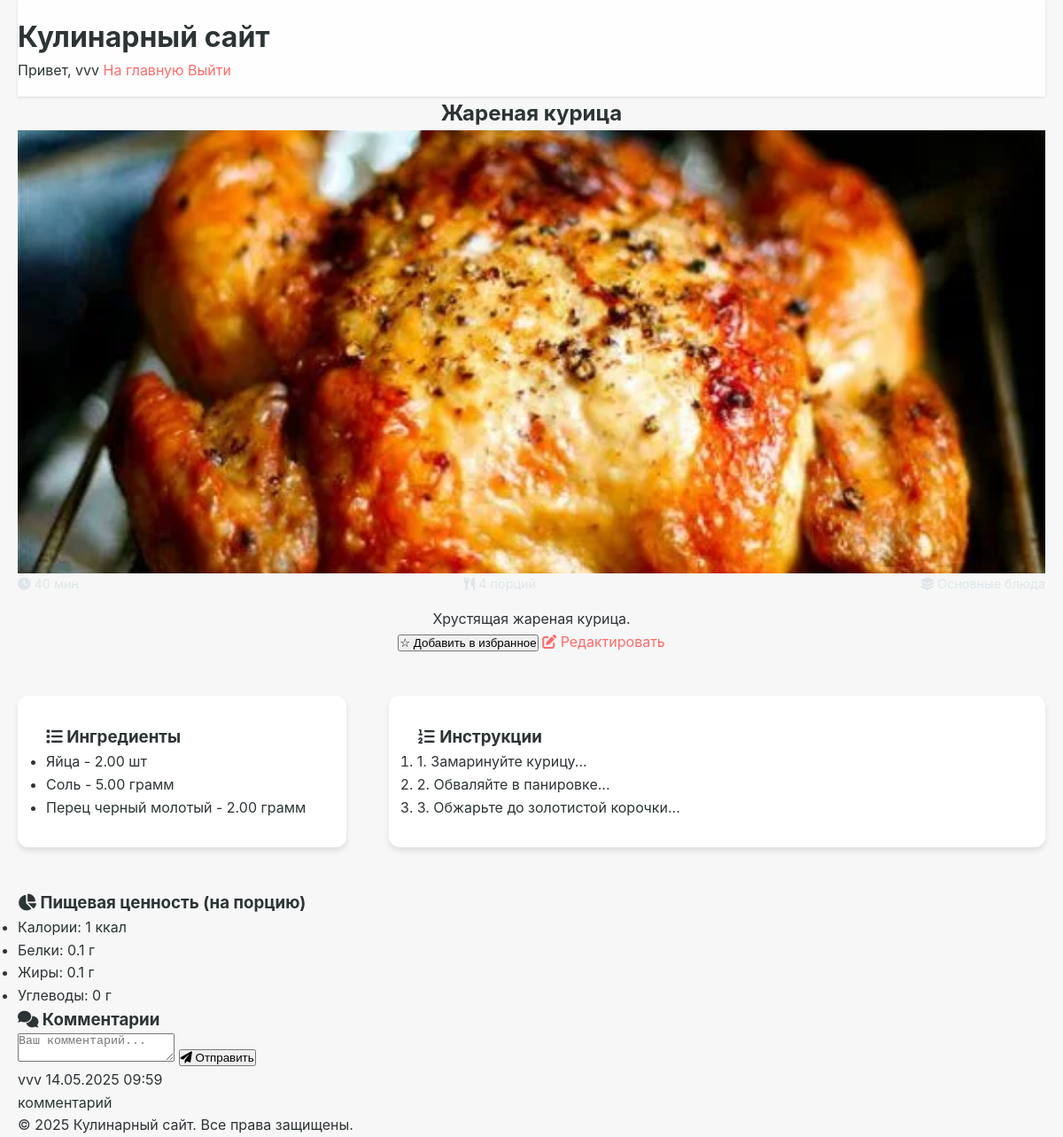
Screenshot of /recipe.php?id=2 (signed in) with the database file from the repository.
### tables this page shows
CREATE TABLE `recipes` (
  `recipe_id` int NOT NULL,
  `category_id` int NOT NULL,
  `recipe_name` varchar(255) NOT NULL,
  `description` text,
  `instructions` text NOT NULL,
  `prep_time` int DEFAULT NULL,
  `cook_time` int DEFAULT NULL,
  `servings` int DEFAULT NULL,
  `user_id` int NOT NULL,
  `image_url` varchar(255) DEFAULT NULL,
  `created_at` timestamp NULL DEFAULT CURRENT_TIMESTAMP
);

CREATE TABLE `recipe_ingredients` (
  `recipe_id` int NOT NULL,
  `ingredient_id` int NOT NULL,
  `quantity` decimal(10,2) NOT NULL
);

CREATE TABLE `ingredients` (
  `ingredient_id` int NOT NULL,
  `ingredient_name` varchar(255) NOT NULL,
  `description` text,
  `unit` varchar(50) DEFAULT NULL,
  `calories` decimal(10,2) DEFAULT NULL COMMENT 'Ккал на 100г',
  `protein` decimal(10,2) DEFAULT NULL COMMENT 'Белки (г)',
  `fat` decimal(10,2) DEFAULT NULL COMMENT 'Жиры (г)',
  `carbs` decimal(10,2) DEFAULT NULL COMMENT 'Углеводы (г)'
);

CREATE TABLE `comments` (
  `comment_id` int NOT NULL,
  `recipe_id` int NOT NULL,
  `user_id` int NOT NULL,
  `comment_text` text NOT NULL,
  `created_at` timestamp NULL DEFAULT CURRENT_TIMESTAMP
);

CREATE TABLE `users` (
  `user_id` int NOT NULL,
  `username` varchar(255) NOT NULL,
  `password` varchar(255) NOT NULL,
  `email` varchar(255) NOT NULL,
  `created_at` timestamp NULL DEFAULT CURRENT_TIMESTAMP
);

### recipe.php (the view, shortened to what this page needs)
<?php
require_once 'config.php';
$recipe_id = (int)$_GET['id'];
$stmt = $pdo->prepare("
    SELECT r.*, c.category_name
    FROM recipes r
    JOIN categories c ON r.category_id = c.category_id
    WHERE r.recipe_id = ?
");
$stmt->execute([$recipe_id]);
$recipe = $stmt->fetch();
$ingredients = $pdo->prepare("
    SELECT i.*, ri.quantity
    FROM recipe_ingredients ri
    JOIN ingredients i ON ri.ingredient_id = i.ingredient_id
    WHERE ri.recipe_id = ?
");
$ingredients->execute([$recipe_id]);
$ingredients = $ingredients->fetchAll();
$comments = $pdo->prepare("
    SELECT c.*, u.username
    FROM comments c
    JOIN users u ON c.user_id = u.user_id
    WHERE c.recipe_id = ?
    ORDER BY c.created_at DESC
");
$comments->execute([$recipe_id]);
$comments = $comments->fetchAll();
$isFavorite = false;
if (isset($_SESSION['user_id'])) {
    $stmt = $pdo->prepare("SELECT * FROM favorites WHERE user_id = ? AND recipe_id = ?");
    $stmt->execute([$_SESSION['user_id'], $recipe_id]);
    $isFavorite = $stmt->rowCount() > 0;
}
$nutrition = $pdo->prepare("
    SELECT
        SUM((i.calories * ri.quantity / 100)) AS total_calories,
        SUM((i.protein * ri.quantity / 100)) AS total_protein,
        SUM((i.fat * ri.quantity / 100)) AS total_fat,
        SUM((i.carbs * ri.quantity / 100)) AS total_carbs,
        r.servings
    FROM recipes r
    JOIN recipe_ingredients ri ON r.recipe_id = ri.recipe_id
    JOIN ingredients i ON ri.ingredient_id = i.ingredient_id
    WHERE r.recipe_id = ?
    GROUP BY r.recipe_id
");
$nutrition->execute([$recipe_id]);
$nutrition = $nutrition->fetch();
?>
<!DOCTYPE html>
<html lang="ru">
<head>
    <link rel="stylesheet" href="https://cdnjs.cloudflare.com/ajax/libs/font-awesome/6.0.0/css/all.min.css">
    <link rel="stylesheet" href="css/style.css">
</head>
<body>
    <div class="container">
        <header>
            <h1>Кулинарный сайт</h1>
            <nav>
                <?php if (isset($_SESSION['user_id'])): ?>
                    <span>Привет, <?= htmlspecialchars($_SESSION['username']) ?></span>
                    <a href="index.php">На главную</a>
                    <a href="logout.php">Выйти</a>
                <?php else: ?>
                    <a href="login.php">Войти</a>
                    <a href="register.php">Регистрация</a>
                <?php endif; ?>
            </nav>
        </header>
        <main>
            <article class="recipe">
                <div class="recipe-header">
                    <h2><?= htmlspecialchars($recipe['recipe_name']) ?></h2>
                    <?php if (!empty($recipe['image_url'])): ?>
                        <img src="<?= htmlspecialchars($recipe['image_url']) ?>"
                             alt="<?= htmlspecialchars($recipe['recipe_name']) ?>"
                             class="recipe-image">
                    <?php endif; ?>
                    <div class="recipe-meta">
                        <span><i class="fas fa-clock"></i> <?= ($recipe['prep_time'] + $recipe['cook_time']) ?> мин</span>
                        <span><i class="fas fa-utensils"></i> <?= $recipe['servings'] ?> порций</span>
                        <span><i class="fas fa-layer-group"></i> <?= htmlspecialchars($recipe['category_name']) ?></span>
                    </div>
                    <?php if (!empty($recipe['description'])): ?>
                        <p class="recipe-description"><?= nl2br(htmlspecialchars($recipe['description'])) ?></p>
                    <?php endif; ?>
                    <div class="recipe-actions">
                        <?php if (isset($_SESSION['user_id'])): ?>
                            <button onclick="toggleFavorite(<?= $recipe_id ?>, <?= $isFavorite ? 'true' : 'false' ?>)">
                                <?= $isFavorite ? '★ Удалить из избранного' : '☆ Добавить в избранное' ?>
                            </button>
                        <?php endif; ?>
                        <?php if (isset($_SESSION['user_id']) && $_SESSION['user_id'] == $recipe['user_id']): ?>
                            <a href="edit_recipe.php?id=<?= $recipe_id ?>" class="btn-edit">
                                <i class="fas fa-edit"></i> Редактировать
                            </a>
                        <?php endif; ?>
                    </div>
                </div>
                <div class="recipe-details">
                    <section class="ingredients">
                        <h3><i class="fas fa-list"></i> Ингредиенты</h3>
                        <ul>
                            <?php foreach ($ingredients as $ingredient): ?>
                                <li>
                                    <?= htmlspecialchars($ingredient['ingredient_name']) ?> -
                                    <?= $ingredient['quantity'] ?>
                                    <?= htmlspecialchars($ingredient['unit'] ?? 'г') ?>
                                </li>
                            <?php endforeach; ?>
                        </ul>
                    </section>
                    <section class="instructions">
                        <h3><i class="fas fa-list-ol"></i> Инструкции</h3>
                        <ol>
                            <?php
                            $steps = array_filter(explode("\n", $recipe['instructions']));
                            foreach ($steps as $step):
                            ?>
                                <li><?= nl2br(htmlspecialchars(trim($step))) ?></li>
                            <?php endforeach; ?>
                        </ol>
                    </section>
                </div>
                <?php if ($nutrition): ?>
                <div class="nutrition-info">
                    <h3><i class="fas fa-chart-pie"></i> Пищевая ценность (на порцию)</h3>
                    <ul>
                        <li>Калории: <?= round($nutrition['total_calories'] / $nutrition['servings']) ?> ккал</li>
                        <li>Белки: <?= round($nutrition['total_protein'] / $nutrition['servings'], 1) ?> г</li>
                        <li>Жиры: <?= round($nutrition['total_fat'] / $nutrition['servings'], 1) ?> г</li>
                        <li>Углеводы: <?= round($nutrition['total_carbs'] / $nutrition['servings'], 1) ?> г</li>
                    </ul>
                </div>
                <?php endif; ?>
            </article>
            <section class="comments">
                <h3><i class="fas fa-comments"></i> Комментарии</h3>
                <?php if (isset($_SESSION['user_id'])): ?>
                <form method="POST" class="comment-form">
                    <textarea name="comment_text" placeholder="Ваш комментарий..." required></textarea>
                    <button type="submit"><i class="fas fa-paper-plane"></i> Отправить</button>
                </form>
                <?php else: ?>
                <p class="auth-notice">Чтобы оставить комментарий, пожалуйста <a href="login.php">войдите</a> или <a href="register.php">зарегистрируйтесь</a>.</p>
                <?php endif; ?>
                <div class="comments-list">
                    <?php if (!empty($comments)): ?>
                        <?php foreach ($comments as $comment): ?>
                        <div class="comment">
                            <div class="comment-header">
                                <span class="comment-author"><?= htmlspecialchars($comment['username']) ?></span>
                                <span class="comment-date"><?= date('d.m.Y H:i', strtotime($comment['created_at'])) ?></span>
                            </div>
                            <div class="comment-text"><?= nl2br(htmlspecialchars($comment['comment_text'])) ?></div>
                        </div>
                        <?php endforeach; ?>
                    <?php else: ?>
                        <p class="no-comments">Пока нет комментариев. Будьте первым!</p>
                    <?php endif; ?>
                </div>
            </section>
        </main>
        <footer>
            <p>&copy; <?= date('Y') ?> Кулинарный сайт. Все права защищены.</p>
        </footer>
    </div>
</body>
</html>

### css/style.css (style rules this page uses)
:root { --primary: #FF6B6B; --primary-dark: #FF5252; --secondary: #4ECDC4; --accent: #FFE66D; --dark: #2D3436; --light: #F7F7F7; --white: #FFFFFF; --gray: #DFE6E9; --text: #2D3436; --border-radius: 12px; --shadow-sm: 0 1px 3px rgba(0,0,0,0.12); --shadow-md: 0 4px 6px rgba(0,0,0,0.1); --shadow-lg: 0 10px 25px rgba(0,0,0,0.1); --transition: all 0.4s cubic-bezier(0.22, 1, 0.36, 1); }
* { margin: 0; padding: 0; box-sizing: border-box; }
body { font-family: 'Inter', -apple-system, BlinkMacSystemFont, sans-serif; line-height: 1.6; color: var(--text); background-color: var(--light); min-height: 100vh; display: flex; flex-direction: column; -webkit-font-smoothing: antialiased; }
a { text-decoration: none; color: var(--primary); transition: var(--transition); position: relative; }
a::after { content: ''; position: absolute; bottom: -2px; left: 0; width: 0; height: 2px; background: var(--primary); transition: var(--transition); }
.container { width: 100%; max-width: 1200px; margin: 0 auto; padding: 0 20px; }
header { background-color: var(--white); box-shadow: var(--shadow-sm); padding: 1rem 0; position: sticky; top: 0; z-index: 100; backdrop-filter: blur(10px); background-color: rgba(255, 255, 255, 0.85); }
.recipe-meta { display: flex; justify-content: space-between; color: var(--gray); font-size: 0.9rem; margin-bottom: 1rem; }
.recipe-header { margin-bottom: 3rem; text-align: center; }
.recipe-image { width: 100%; max-height: 500px; object-fit: cover; display: block; }
.recipe-details { display: grid; grid-template-columns: 1fr 2fr; gap: 3rem; margin: 3rem 0; }
.ingredients, .instructions { background: var(--white); padding: 2rem; border-radius: var(--border-radius); box-shadow: var(--shadow-md); }

### rows the page displays
recipes: recipe_name "Жареная курица", image_url (picture), description "Хрустящая жареная курица.", instructions "1. Замаринуйте курицу...", instructions "2. Обваляйте в панировке...", instructions "3. Обжарьте до золотистой корочки..."
recipe_ingredients: ingredient.ingredient_name "Яйца", quantity "2.00", ingredient.unit "шт"
recipe_ingredients: ingredient.ingredient_name "Соль", quantity "5.00", ingredient.unit "грамм"
recipe_ingredients: ingredient.ingredient_name "Перец черный молотый", quantity "2.00", ingredient.unit "грамм"
comments: user.username "vvv", created_at "14.05.2025 09:59", comment_text "комментарий"

### other values shown
$_SESSION['username'] "vvv"
$nutrition['total_calories'] / $nutrition['servings'] "1"
$nutrition['total_protein'] / $nutrition['servings'] "0.1"
$nutrition['total_fat'] / $nutrition['servings'] "0.1"
$nutrition['total_carbs'] / $nutrition['servings'] "0"
